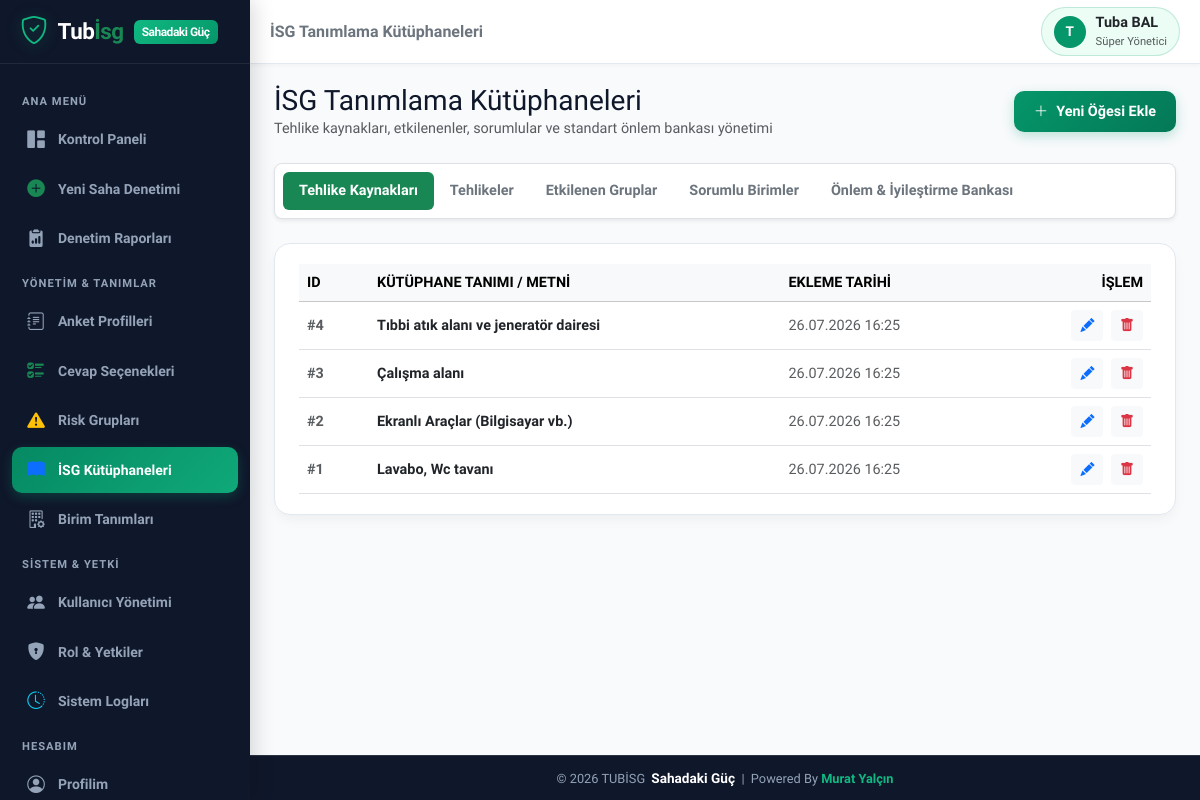
/risk_libraries.php (signed in), run on the app's committed database.
### tables this page shows
CREATE TABLE IF NOT EXISTS `users` (
  `id` INT AUTO_INCREMENT PRIMARY KEY,
  `username` VARCHAR(50) NOT NULL UNIQUE,
  `password` VARCHAR(255) NOT NULL,
  `name_surname` VARCHAR(100) NOT NULL,
  `email` VARCHAR(100) NULL,
  `role_id` INT NOT NULL,
  `is_active` TINYINT(1) DEFAULT 1,
  `created_at` DATETIME DEFAULT CURRENT_TIMESTAMP,
  FOREIGN KEY (`role_id`) REFERENCES `roles`(`id`) ON DELETE CASCADE
);

CREATE TABLE IF NOT EXISTS `roles` (
  `id` INT AUTO_INCREMENT PRIMARY KEY,
  `role_name` VARCHAR(50) NOT NULL,
  `description` VARCHAR(255) NULL,
  `permissions` TEXT NOT NULL,
  `created_at` DATETIME DEFAULT CURRENT_TIMESTAMP
);

CREATE TABLE IF NOT EXISTS `risk_libraries` (
  `id` INT AUTO_INCREMENT PRIMARY KEY,
  `category` ENUM('hazard_source', 'hazard_name', 'affected_people', 'responsible_person', 'action_recommendation') NOT NULL,
  `item_text` TEXT NOT NULL,
  `created_at` DATETIME DEFAULT CURRENT_TIMESTAMP
);

### includes/auth.php (called while the page is built, shortened)
<?php
function is_logged_in() {
    return isset($_SESSION['user_id']) && !empty($_SESSION['user_id']);
}
function get_current_user_data() {
    static $currentUserData = null;
    if ($currentUserData !== null) return $currentUserData;
    $db = getDB();
    $stmt = $db->prepare("
        SELECT u.*, r.role_name, r.permissions
        FROM users u
        JOIN roles r ON u.role_id = r.id
        WHERE u.id = ? AND u.is_active = 1
    ");
    $stmt->execute([$_SESSION['user_id']]);
    $user = $stmt->fetch();
    $currentUserData = $user;
    return $user;
}
function has_permission($permission_key) {
    $user = get_current_user_data();
    if ((int)$user['role_id'] === 1) {
        return true;
    }
    $permissions = json_decode($user['permissions'], true);
    return isset($permissions[$permission_key]) && $permissions[$permission_key] === true;
}
function require_permission($permission_key) {
    if (!has_permission($permission_key)) {
        echo '<div style="font-family:sans-serif; padding:30px; text-align:center; background:#fff0f0; border-radius:12px; margin:50px auto; max-width:500px; color:#9b2c2c;">'
            . '<h2>🚫 Erişim Engellendi</h2>'
            . '<p>Bu işlemi yapmak için gerekli yetkiniz bulunmamaktadır.</p>'
            . '<a href="index.php" style="display:inline-block; padding:10px 20px; background:#e53e3e; color:#fff; text-decoration:none; border-radius:8px; margin-top:15px;">Ana Sayfaya Dön</a>'
            . '</div>';
        exit;
    }
}

### risk_libraries.php (the view, shortened to what this page needs)
<?php
require_once __DIR__ . '/includes/auth.php';
require_permission('surveys_manage');
$db = getDB();
$activeCat = trim($_GET['cat'] ?? 'hazard_source');
$validCats = [
    'hazard_source'         => 'Tehlike Kaynakları',
    'hazard_name'           => 'Tehlikeler',
    'affected_people'       => 'Etkilenen Gruplar',
    'responsible_person'    => 'Sorumlu Birimler',
    'action_recommendation' => 'Önlem & İyileştirme Bankası'
];
$stmt = $db->prepare("SELECT * FROM risk_libraries WHERE category = ? ORDER BY id DESC");
$stmt->execute([$activeCat]);
$items = $stmt->fetchAll();
$pageTitle = 'İSG Tanımlama Kütüphaneleri';
include __DIR__ . '/includes/header.php';
?>
<div class="d-flex align-items-center justify-content-between mb-4">
  <div>
    <h3 class="fw-extrabold m-0">İSG Tanımlama Kütüphaneleri</h3>
    <p class="text-muted fs-7 m-0">Tehlike kaynakları, etkilenenler, sorumlular ve standart önlem bankası yönetimi</p>
  </div>
  <button type="button" class="btn btn-primary-custom" data-bs-toggle="modal" data-bs-target="#addItemModal">
    <i class="bi bi-plus-lg"></i> Yeni Öğesi Ekle
  </button>
</div>
<ul class="nav nav-pills custom-card-tabs p-2 bg-white rounded-3 shadow-sm border mb-4">
  <?php foreach ($validCats as $catKey => $catTitle): ?>
    <li class="nav-item">
      <a class="nav-link fw-bold px-3 py-2 <?php echo $activeCat === $catKey ? 'active bg-success text-white' : 'text-secondary'; ?>" href="risk_libraries.php?cat=<?php echo $catKey; ?>">
        <?php echo $catTitle; ?>
      </a>
    </li>
  <?php endforeach; ?>
</ul>
<div class="custom-card">
  <div class="table-responsive">
    <table class="table table-hover align-middle m-0">
      <thead class="table-light fs-8 text-uppercase text-muted">
        <tr>
          <th style="width:70px;">ID</th>
          <th>Kütüphane Tanımı / Metni</th>
          <th>Ekleme Tarihi</th>
          <th class="text-end">İşlem</th>
        </tr>
      </thead>
      <tbody>
        <?php if (empty($items)): ?>
          <tr>
            <td colspan="4" class="text-center py-4 text-muted">Bu kategoride henüz tanımlanmış öğe bulunmuyor.</td>
          </tr>
        <?php else: ?>
          <?php foreach ($items as $item): ?>
            <tr>
              <td class="fw-bold text-muted">#<?php echo $item['id']; ?></td>
              <td class="fw-bold text-dark fs-7">
                <?php echo htmlspecialchars($item['item_text']); ?>
              </td>
              <td class="text-muted fs-8"><?php echo date('d.m.Y H:i', strtotime($item['created_at'])); ?></td>
              <td class="text-end">
                <button class="btn btn-sm btn-light text-primary me-1" data-bs-toggle="modal" data-bs-target="#editItemModal<?php echo $item['id']; ?>" title="Düzenle">
                  <i class="bi bi-pencil-fill"></i>
                </button>
                <form method="POST" action="risk_libraries.php" class="d-inline confirm-delete-form" data-confirm-title="Öğeyi Sil" data-confirm-text="Bu kütüphane öğesini silmek istediğinize emin misiniz?">
                  <button type="submit" class="btn btn-sm btn-light text-danger" title="Sil">
                    <i class="bi bi-trash-fill"></i>
                  </button>
                </form>
              </td>
            </tr>
          <?php endforeach; ?>
        <?php endif; ?>
      </tbody>
    </table>
  </div>
</div>
<?php include __DIR__ . '/includes/footer.php'; ?>

### includes/header.php (shortened to what this page needs)
<?php
require_once __DIR__ . '/auth.php';
$user = get_current_user_data();
$currentPage = basename($_SERVER['PHP_SELF']);
?>
<!DOCTYPE html>
<html lang="tr">
<head>
  <link href="https://cdn.jsdelivr.net/npm/bootstrap@5.3.2/dist/css/bootstrap.min.css" rel="stylesheet">
  <link href="https://cdn.jsdelivr.net/npm/bootstrap-icons@1.11.2/font/bootstrap-icons.min.css" rel="stylesheet">
  <link href="assets/css/style.css" rel="stylesheet">
</head>
<body class="<?php echo is_logged_in() ? 'logged-in-mobile' : ''; ?>">
<div class="app-wrapper">
  <aside class="sidebar">
    <div class="sidebar-header">
      <a href="dashboard.php" class="brand-logo">
        <i class="bi bi-shield-check brand-icon fs-3"></i>
        <span>Tub<span class="text-success">İsg</span></span>
        <span class="brand-badge">Sahadaki Güç</span>
      </a>
    </div>
    <div class="sidebar-nav">
      <div class="nav-category">Ana Menü</div>
      <a href="dashboard.php" class="nav-link-custom <?php echo ($currentPage == 'dashboard.php' || $currentPage == 'index.php') ? 'active' : ''; ?>">
        <i class="bi bi-grid-1x2-fill"></i>
        <span>Kontrol Paneli</span>
      </a>
      <?php if (has_permission('audit_conduct')): ?>
      <a href="audit_new.php" class="nav-link-custom <?php echo ($currentPage == 'audit_new.php' || $currentPage == 'audit_fill.php') ? 'active' : ''; ?>">
        <i class="bi bi-plus-circle-fill text-success"></i>
        <span>Yeni Saha Denetimi</span>
      </a>
      <?php endif; ?>
      <?php if (has_permission('audit_view')): ?>
      <a href="audits_list.php" class="nav-link-custom <?php echo ($currentPage == 'audits_list.php' || $currentPage == 'audit_detail.php') ? 'active' : ''; ?>">
        <i class="bi bi-clipboard2-data-fill"></i>
        <span>Denetim Raporları</span>
      </a>
      <?php endif; ?>
      <div class="nav-category">Yönetim & Tanımlar</div>
      <?php if (has_permission('surveys_manage')): ?>
      <a href="survey_templates.php" class="nav-link-custom <?php echo ($currentPage == 'survey_templates.php' || $currentPage == 'survey_edit.php') ? 'active' : ''; ?>">
        <i class="bi bi-journal-text"></i>
        <span>Anket Profilleri</span>
      </a>
      <a href="global_options.php" class="nav-link-custom <?php echo $currentPage == 'global_options.php' ? 'active' : ''; ?>">
        <i class="bi bi-ui-checks text-success"></i>
        <span>Cevap Seçenekleri</span>
      </a>
      <a href="risk_groups.php" class="nav-link-custom <?php echo $currentPage == 'risk_groups.php' ? 'active' : ''; ?>">
        <i class="bi bi-exclamation-triangle-fill text-warning"></i>
        <span>Risk Grupları</span>
      </a>
      <a href="risk_libraries.php" class="nav-link-custom <?php echo $currentPage == 'risk_libraries.php' ? 'active' : ''; ?>">
        <i class="bi bi-book-fill text-primary"></i>
        <span>İSG Kütüphaneleri</span>
      </a>
      <?php endif; ?>
      <?php if (has_permission('units_manage')): ?>
      <a href="units.php" class="nav-link-custom <?php echo $currentPage == 'units.php' ? 'active' : ''; ?>">
        <i class="bi bi-building-gear"></i>
        <span>Birim Tanımları</span>
      </a>
      <?php endif; ?>
      <?php if (has_permission('users_manage') || has_permission('logs_view')): ?>
      <div class="nav-category">Sistem & Yetki</div>
      <?php if (has_permission('users_manage')): ?>
      <a href="users.php" class="nav-link-custom <?php echo $currentPage == 'users.php' ? 'active' : ''; ?>">
        <i class="bi bi-people-fill"></i>
        <span>Kullanıcı Yönetimi</span>
      </a>
      <a href="roles.php" class="nav-link-custom <?php echo $currentPage == 'roles.php' ? 'active' : ''; ?>">
        <i class="bi bi-shield-lock-fill"></i>
        <span>Rol & Yetkiler</span>
      </a>
      <?php endif; ?>
      <?php if (has_permission('logs_view')): ?>
      <a href="logs.php" class="nav-link-custom <?php echo $currentPage == 'logs.php' ? 'active' : ''; ?>">
        <i class="bi bi-clock-history text-info"></i>
        <span>Sistem Logları</span>
      </a>
      <?php endif; ?>
      <?php endif; ?>
      <div class="nav-category">Hesabım</div>
      <a href="profile.php" class="nav-link-custom <?php echo $currentPage == 'profile.php' ? 'active' : ''; ?>">
        <i class="bi bi-person-circle"></i>
        <span>Profilim</span>
      </a>
    </div>
  </aside>
  <main class="main-content">
    <header class="top-navbar">
      <div class="d-flex align-items-center gap-3">
        <h5 class="m-0 fw-bold d-none d-sm-block text-secondary fs-6">
          <?php echo isset($pageTitle) ? htmlspecialchars($pageTitle) : 'İSG Saha Platformu'; ?>
        </h5>
      </div>
      <div class="d-flex align-items-center gap-3">
        <?php if ($user): ?>
        <a href="profile.php" class="user-profile-badge text-decoration-none" title="Profil Ayarları">
          <div class="avatar-circle">
            <?php echo mb_substr($user['name_surname'], 0, 1, 'UTF-8'); ?>
          </div>
          <div class="d-none d-md-block text-start">
            <div class="fw-bold fs-7 leading-tight text-dark"><?php echo htmlspecialchars($user['name_surname']); ?></div>
            <div class="text-muted fs-8" style="font-size:0.7rem;"><?php echo htmlspecialchars($user['role_name']); ?></div>
          </div>
        </a>
        <?php endif; ?>
      </div>
    </header>
    <div class="page-container">

### data on the page
users: name_surname "T", name_surname "Tuba BAL", role.role_name "Süper Yönetici"
risk_libraries: id "4", item_text "Tıbbi atık alanı ve jeneratör dairesi", created_at "26.07.2026 16:25"
risk_libraries: id "3", item_text "Çalışma alanı", created_at "26.07.2026 16:25"
risk_libraries: id "2", item_text "Ekranlı Araçlar (Bilgisayar vb.)", created_at "26.07.2026 16:25"
risk_libraries: id "1", item_text "Lavabo, Wc tavanı", created_at "26.07.2026 16:25"

### other printed values
$pageTitle "İSG Tanımlama Kütüphaneleri"
$catTitle "Tehlike Kaynakları"
$catTitle "Tehlikeler"
$catTitle "Etkilenen Gruplar"
$catTitle "Sorumlu Birimler"
$catTitle "Önlem & İyileştirme Bankası"
